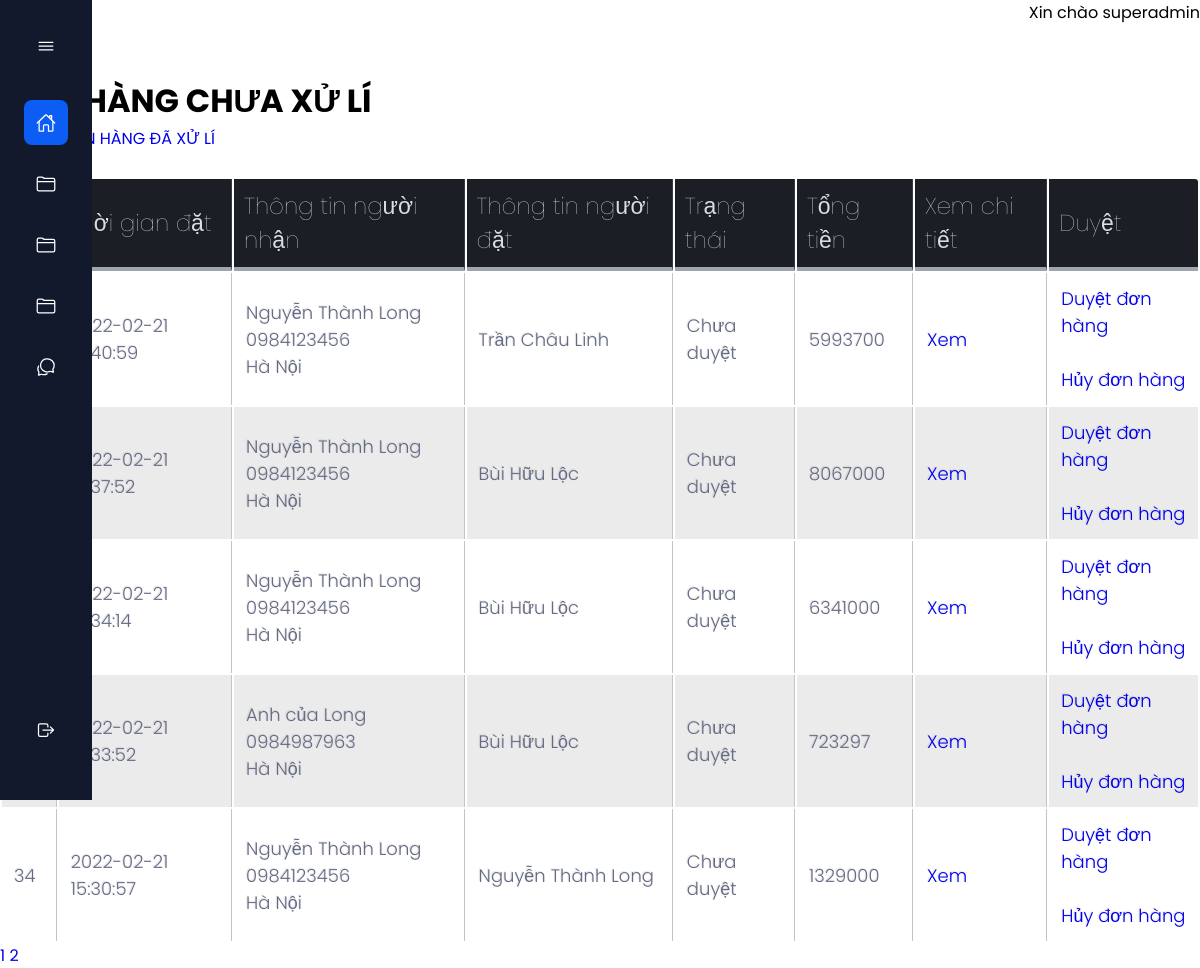
Before: /admin/receipts/index.php (signed in) with the older database file.
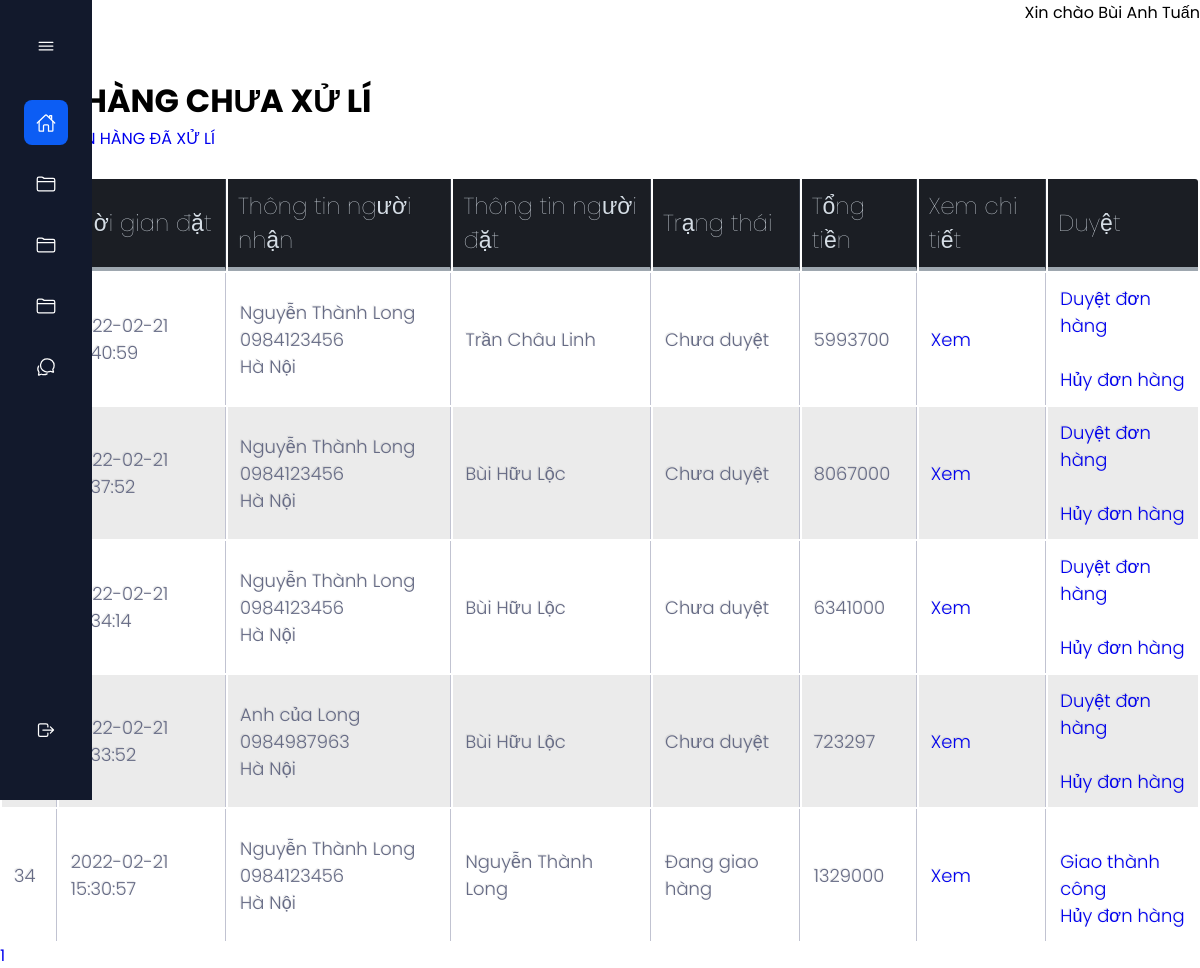
After: the same page with the newer database file.
### tables this page shows
CREATE TABLE `receipts` (
  `id` int NOT NULL,
  `customer_id` int NOT NULL,
  `order_time` timestamp NOT NULL DEFAULT CURRENT_TIMESTAMP,
  `receiver_id` varchar(50) DEFAULT NULL,
  `note` mediumtext,
  `status` int NOT NULL,
  `total` int DEFAULT NULL
);

CREATE TABLE `customers` (
  `id` int NOT NULL,
  `name` varchar(200) NOT NULL,
  `gender` varchar(200) NOT NULL,
  `dob` date NOT NULL,
  `email` varchar(200) NOT NULL,
  `password` varchar(200) NOT NULL,
  `token` varchar(200) DEFAULT NULL
);

### admin/receipts/index.php (the view, shortened to what this page needs)
<!DOCTYPE html>
<html>
<head>
	<link rel="stylesheet" href="../index3.css">
	<link rel="stylesheet" href="../style_validate1.css">
	<link rel="stylesheet" type="text/css" href="../style_table.css">
</head>
<?php
require '../connect_database.php';
if (isset($_GET['index'])) {
	$i = $_GET['index'];
} else {
	$i = 1;
}
$sql_command_select_receipts = "select count(*) from receipts where status = 2 or status = 4";
$query_sql_command_select_receipts = mysqli_query($connect_database, $sql_command_select_receipts);
$count_receipts = mysqli_fetch_array($query_sql_command_select_receipts)['count(*)'];
$receipts_on_page = 5;
$count_pages = ceil ($count_receipts / $receipts_on_page);
$skip_receipts_page = ( $i - 1 ) * $receipts_on_page;
$sql_command_select = "SELECT receipts.*, customers.name as 'customer_name', receivers.name as 'receiver_name', receivers.phone as 'receiver_phone', receivers.address as 'receiver_address'
from receipts
left JOIN receivers on receivers.id = receipts.receiver_id
join customers on customers.id = receipts.customer_id
where receipts.status in (2, 4)
GROUP BY receipts.id
ORDER BY receipts.order_time desc
limit $receipts_on_page offset $skip_receipts_page";
$query_sql_command_select = mysqli_query($connect_database, $sql_command_select);
 ?>
<body>
<body>
<?php require '../menu.php'; ?>
<div class="top">
	<div class = "login">
		<span>Xin chào <?php echo $_SESSION['name'] ?></span>
	</div>
</div>
<div class = "bot">
	<div class = "header">
		<h1 class =  "header" >ĐƠN HÀNG CHƯA XỬ LÍ</h1>
		-> <a href = "view_receipts_finished.php">XEM ĐƠN HÀNG ĐÃ XỬ LÍ</a>
	</div>
	<br>
		<?php require '../validate.php' ?>
		<table class = "table">
			<tr>
				<th>Mã</th>
				<th>Thời gian đặt</th>
				<th>Thông tin người nhận</th>
				<th>Thông tin người đặt</th>
				<th>Trạng thái</th>
				<th>Tổng tiền</th>
				<th>Xem chi tiết</th>
				<th>Duyệt</th>
			</tr>
			<?php foreach ($query_sql_command_select as $each_receipt) : ?>
			<?php if ($each_receipt['status'] == 2 || $each_receipt['status'] == 4 ) { ?>
			<tr>
				<td><?php echo $each_receipt['id'] ?></td>
				<td><?php echo $each_receipt['order_time'] ?></td>
				<td>
					<?php echo $each_receipt['receiver_name'] ?><br>
					<?php echo $each_receipt['receiver_phone'] ?><br>
					<?php echo $each_receipt['receiver_address'] ?><br>
				</td>
				<td>
					<?php echo $each_receipt['customer_name'] ?><br>
				</td>
				<td>
					<?php
					switch ($each_receipt['status']) {
						case 2:
							echo 'Chưa duyệt';
							break;
						case 4:
							echo 'Đang giao hàng';
							break;
					}
					 ?>
				</td>
				<td><?php echo $each_receipt['total'] ?></td>
				<td>
					<a href="detail_receipt.php?id=<?php echo $each_receipt['id'] ?>">Xem</a>
				</td>
				<td>
					<?php if ( $each_receipt['status'] == 2 ) { ?>
						<a href="update_receipt.php?id=<?php echo $each_receipt['id'] ?>&status=4">Duyệt đơn hàng</a>
					<?php } ?>
					<br>
					<?php if ( $each_receipt['status'] == 4 ) { ?>
						<a href="update_receipt.php?id=<?php echo $each_receipt['id'] ?>&status=5">Giao thành công</a>
					<?php } ?>
					<br>
					<a href="update_receipt.php?id=<?php echo $each_receipt['id'] ?>&status=3">Hủy đơn hàng</a>
				</td>
			</tr>
			<?php } ?>
			<?php endforeach ?>
		</table>
		<?php for ($i = 1; $i <= $count_pages; $i++ ) { ?>
			<a href = "?index=<?php echo $i ?>">
				<?php echo $i ?>
			</a>
		<?php } ?>
</div>
</body>
</html>

Changed rows visible on the page:
changed receipts "Nguyễn Thành Long": status "Chưa duyệt Duyệt đơn hàng" → "Đang giao hàng Giao thành công"
Other visible differences:
$_SESSION['name']: "superadmin" → "Bùi Anh Tuấn"
list line gone: "2"
